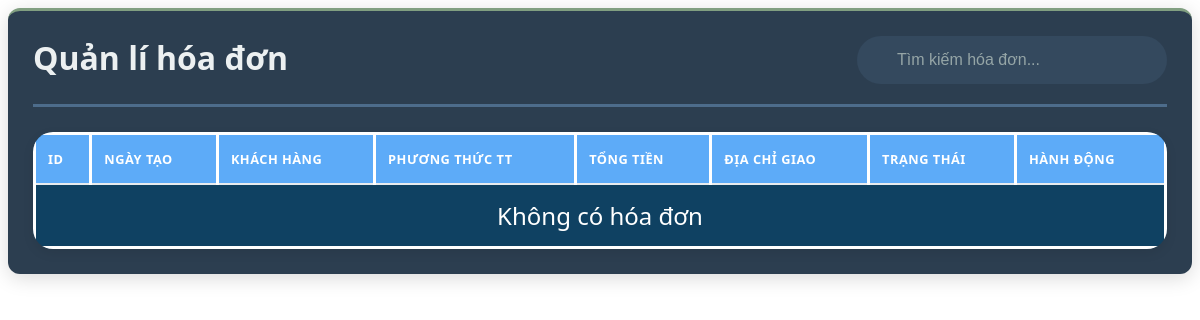
Page /admin/dashboard/dashboard_bill.php on the earlier database version.
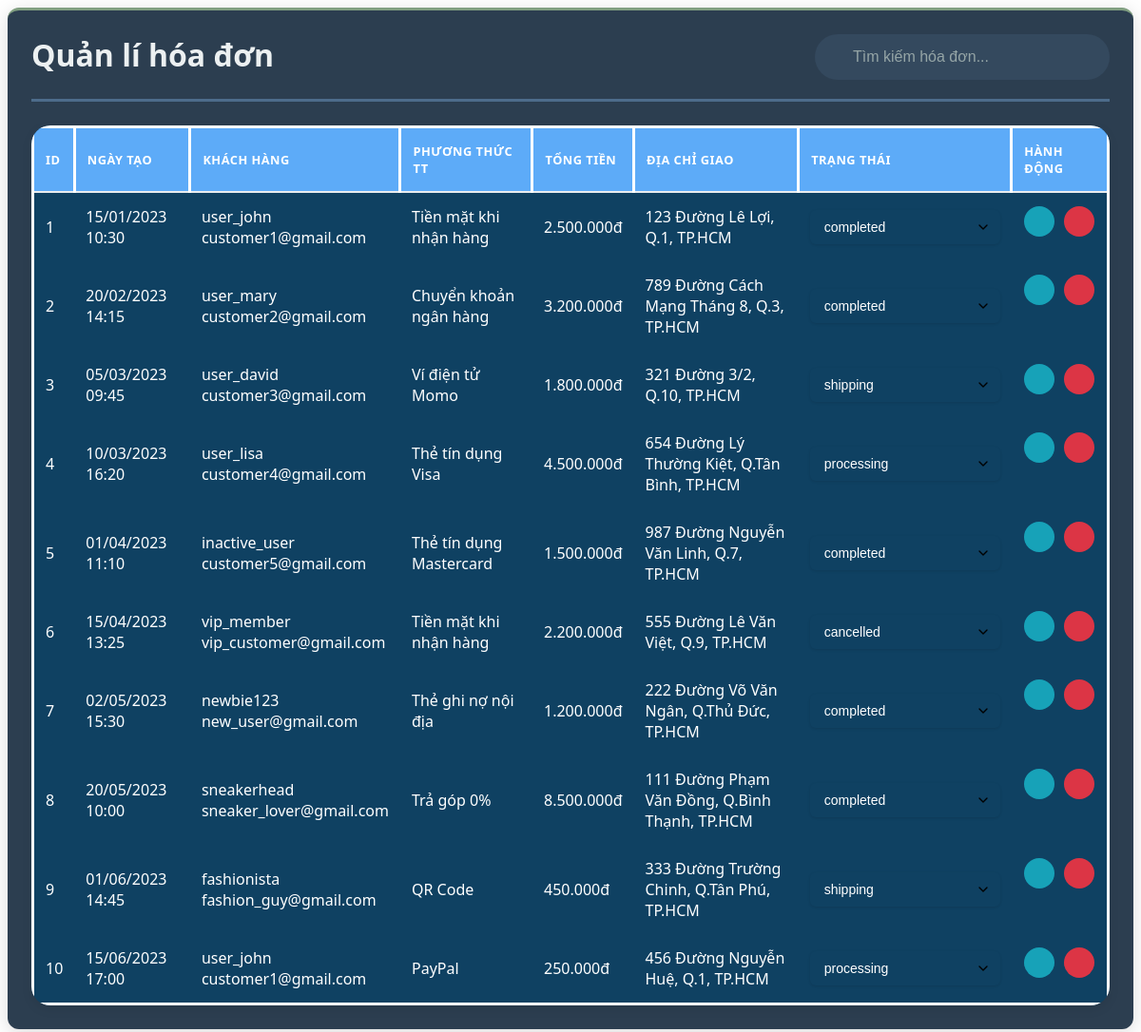
Same page on the later database version.
### tables this page shows
CREATE TABLE bill
(
  id INT NOT NULL AUTO_INCREMENT,
  status VARCHAR(20) NOT NULL DEFAULT 'pending',
  bill_date TIMESTAMP NOT NULL DEFAULT CURRENT_TIMESTAMP,
  id_user INT NOT NULL,
  id_payment_method INT NOT NULL,
  total_amount DECIMAL(12,2) NOT NULL,
  shipping_address TEXT NOT NULL,
  created_at TIMESTAMP DEFAULT CURRENT_TIMESTAMP,
  updated_at TIMESTAMP DEFAULT CURRENT_TIMESTAMP ON UPDATE CURRENT_TIMESTAMP,
  PRIMARY KEY (id),
  FOREIGN KEY (id_user) REFERENCES users(id) ON DELETE CASCADE,
  FOREIGN KEY (id_payment_method) REFERENCES payment_method(id)
);

CREATE TABLE users
(
  id INT NOT NULL AUTO_INCREMENT,
  email VARCHAR(100) NOT NULL,
  password VARCHAR(255) NOT NULL,
  status char(10) NOT NULL DEFAULT 'UNLOCK',
  username VARCHAR(50) NOT NULL,
  created_at TIMESTAMP DEFAULT CURRENT_TIMESTAMP,
  updated_at TIMESTAMP DEFAULT CURRENT_TIMESTAMP ON UPDATE CURRENT_TIMESTAMP,
  PRIMARY KEY (id),
  UNIQUE (email),
  UNIQUE (username)
);

CREATE TABLE payment_method
(
  id INT NOT NULL AUTO_INCREMENT,
  name VARCHAR(50) NOT NULL,
  is_active BOOLEAN DEFAULT TRUE,
  created_at TIMESTAMP DEFAULT CURRENT_TIMESTAMP,
  updated_at TIMESTAMP DEFAULT CURRENT_TIMESTAMP ON UPDATE CURRENT_TIMESTAMP,
  PRIMARY KEY (id),
  UNIQUE (name)
);

### database/database_sever.php (called while the page is built, shortened)
<?php
    class database_sever{
        private $host = 'localhost';
        private $username = 'root';
        private $password = '';
        public $conn = null;
        public function __construct($db_name="bangiay"){
            $this->db_name = $db_name;
        try {
            $this->conn = new PDO(
                'mysql:host=' . $this->host . ';dbname=' . $this->db_name,
                $this->username,
                $this->password
            );
            $this->conn->setAttribute(PDO::ATTR_ERRMODE, PDO::ERRMODE_EXCEPTION);
            $this->conn->setAttribute(PDO::ATTR_DEFAULT_FETCH_MODE, PDO::FETCH_ASSOC);
            $this->conn->setAttribute(PDO::ATTR_EMULATE_PREPARES, false);
        } catch(PDOException $e) {
            error_log("Connection Error: " . $e->getMessage());
            throw new Exception("Database connection failed");
        }
        }
        public function view_table($string_query,$param=[]){
            try{
                $this->stmt = $this->conn->prepare($string_query);
                $this->stmt->execute($param);
                return $this->stmt->fetchAll();
            } catch(PDOException $e) {
                echo "Lỗi: " . $e->getMessage();
            }
        }
    }
?>

### dao/BillDao.php (called while the page is built, shortened)
<?php
require_once __DIR__ . '/../DTO/BillDTO.php';
require_once __DIR__ . '/../database/database_sever.php';
class BillDao {
    private $db;
    public function __construct() {
        $this->db = new database_sever();
    }
    public function view_all() {
        $sql = "SELECT * FROM bill";
        $results = $this->db->view_table($sql);
        $users = [];
        foreach ($results as $row) {
            $users[] = new BillDTO($row);
        }
        return $users;
    }
}
?>

### DTO/BillDTO.php (called while the page is built, shortened)
<?php
class BillDTO {
    public function __construct($data) {
        $this->id = $data['id'] ?? null;
        $this->status = $data['status'] ?? 'pending';
        $this->bill_date = $data['bill_date'] ?? null;
        $this->id_user = $data['id_user'] ?? null;
        $this->id_payment_method = $data['id_payment_method'] ?? null;
        $this->total_amount = $data['total_amount'] ?? 0.0;
        $this->shipping_address = $data['shipping_address'] ?? '';
    }
}?>

### dao/UserDao.php (called while the page is built, shortened)
<?php
require_once __DIR__ . '/../DTO/UserDTO.php';
require_once __DIR__ . '/../database/database_sever.php';
class UserDao {
    private $db;
    public function __construct() {
        $this->db = new database_sever();
    }
    public function get_by_id($id) {
        $sql = "SELECT * FROM users WHERE id = :id";
        $params = ['id' => $id];
        $result = $this->db->view_table($sql, $params);
        if (!empty($result)) {
            return new UserDTO($result[0]);
        }
        return null;
    }
}
?>

### DTO/UserDTO.php (called while the page is built, shortened)
<?php
class UserDTO {
    public function __construct($data) {
        $this->email = $data['email'] ?? '';
        $this->username = $data['username'] ?? '';
    }
}?>

### dao/PaymentMethodDao.php (called while the page is built, shortened)
<?php
require_once __DIR__ . '/../DTO/PaymentMethodDTO.php';
require_once __DIR__ . '/../database/database_sever.php';
class PaymentMethodDao {
    private $db;
    public function __construct() {
        $this->db = new database_sever();
    }
    public function get_by_id($id) {
        $sql = "SELECT * FROM payment_method WHERE id = :id";
        $params = ['id' => $id];
        $result = $this->db->view_table($sql, $params);
        return !empty($result) ? new PaymentMethodDTO($result[0]) : null;
    }
}
?>

### DTO/PaymentMethodDTO.php (called while the page is built, shortened)
<?php
    class PaymentMethodDTO {
        public function __construct($data) {
            $this->name = $data['name'] ?? '';
        }
    }
    ?>

### admin/dashboard/table/bill_management.php (the view, shortened to what the changed rows need)
<?php
require_once __DIR__ . "/../../../dao/BillDao.php";
require_once __DIR__ . "/../../../dao/UserDao.php";
require_once __DIR__ . "/../../../dao/PaymentMethodDao.php";
$table_bills = new BillDao();
$table_users = new UserDao();
$table_paymentmethode = new PaymentMethodDao();
$start_date = $_POST['start_date'] ?? null;
$end_date = $_POST['end_date'] ?? null;
$status = $_POST['status'] ?? '';
$creator = trim($_POST['creator'] ?? '');
$bills = $table_bills->view_all();
$filtered_bills = array_filter($bills, function ($bill) use
($start_date, $end_date, $status, $creator, $table_users) {
    $bill_time = strtotime($bill->bill_date);
    if ($start_date && $bill_time < strtotime($start_date)) return false;
    if ($end_date && $bill_time > strtotime($end_date . ' 23:59:59')) return false;
    if ($status && strtolower($bill->status) !== strtolower($status)) return false;
    if ($creator) {
        $user = $table_users->get_by_id($bill->id_user);
        if (!$user || stripos($user->username, $creator) === false) return false;
    }
    return true;
});
?>
<link rel="stylesheet" href="css/admin_style/dashboard/table_main.css">
<div class="bill-management object-management active">
    <table class="data-table">
    <thead>
        <tr>
            <th>ID</th>
            <th>Ngày tạo</th>
            <th>Khách hàng</th>
            <th>Phương thức TT</th>
            <th>Tổng tiền</th>
            <th>Địa chỉ giao</th>
            <th>Trạng thái</th>
            <th>Hành động</th>
        </tr>
    </thead>
    <tbody>
        <?php if (empty($filtered_bills)):?>
        <tr>
            <td colspan="8" style="text-align: center; font-size: 1.5em;">
                Không có hóa đơn
            </td>
        </tr>
        <?php else:?>
        <?php foreach ($filtered_bills as $bill):
            $user = $table_users->get_by_id($bill->id_user);
            $paymentMethod = $table_paymentmethode->get_by_id($bill->id_payment_method);
        ?>
            <tr data-id="<?= $bill->id ?>">
                <td><?= $bill->id ?></td>
                <td><?= date('d/m/Y H:i', strtotime($bill->bill_date)) ?></td>
                <td>
                    <?= htmlspecialchars($user->username ?? 'N/A') ?>
                    <div class="user-email"><?= htmlspecialchars($user->email ?? '') ?></div>
                </td>
                <td><?= htmlspecialchars($paymentMethod->name ?? 'N/A') ?></td>
                <td><?= number_format($bill->total_amount, 0, ',', '.') ?>đ</td>
                <td><?= htmlspecialchars($bill->shipping_address) ?></td>
                <?php
$status_order = ['processing', 'shipping', 'completed', 'cancelled'];
$current_status = strtolower($bill->status);
$current_index = array_search($current_status, $status_order);
?>
<td class="status-bill status-<?= $current_status ?>">
    <select name="objectId" class="styled-select status-select" data-object-id="<?= $bill->id ?>" data-current-index="<?= $current_index ?>">
        <?php foreach ($status_order as $index => $status_option):
            $value = 'Bill-' . $status_option;
            $selected = ($current_status === $status_option) ? 'selected' : '';
            $disabled = ($index < $current_index && $status_option !== 'cancelled') ? 'disabled' : '';
        ?>
            <option value="<?= $value ?>" <?= "$selected $disabled" ?>>
                <?= $status_option ?>
            </option>
        <?php endforeach; ?>
    </select>
</td>
                <td class='row button-update'>
                    <button class='action-btn view-btn' data-action='view-bill' data-id='<?= $bill->id ?>'>
                    </button>
                    <button class='action-btn delete-btn' data-action='delete-bill' data-id='<?= $bill->id ?>'>
                    </button>
                </td>
            </tr>
        <?php endforeach; ?>
        <?php endif;?>
    </tbody>
</table>
</div>

Differences in the rows shown:
added bill: id "1", bill_date "15/01/2023 10:30", id_user.username "user_john", id_user.email "customer1@gmail.com", id_payment_method.name "Tiền mặt khi nhận hàng", total_amount "2.500.000", shipping_address "123 Đường Lê Lợi, Q.1, TP.HCM", objectId "completed"
added bill: id "2", bill_date "20/02/2023 14:15", id_user.username "user_mary", id_user.email "customer2@gmail.com", id_payment_method.name "Chuyển khoản ngân hàng", total_amount "3.200.000", shipping_address "789 Đường Cách Mạng Tháng 8, Q.3, TP.HCM", objectId "completed"
added bill: id "3", bill_date "05/03/2023 09:45", id_user.username "user_david", id_user.email "customer3@gmail.com", id_payment_method.name "Ví điện tử Momo", total_amount "1.800.000", shipping_address "321 Đường 3/2, Q.10, TP.HCM", objectId "shipping"
added bill: id "4", bill_date "10/03/2023 16:20", id_user.username "user_lisa", id_user.email "customer4@gmail.com", id_payment_method.name "Thẻ tín dụng Visa", total_amount "4.500.000", shipping_address "654 Đường Lý Thường Kiệt, Q.Tân Bình, TP.HCM", objectId "processing"
added bill: id "5", bill_date "01/04/2023 11:10", id_user.username "inactive_user", id_user.email "customer5@gmail.com", id_payment_method.name "Thẻ tín dụng Mastercard", total_amount "1.500.000", shipping_address "987 Đường Nguyễn Văn Linh, Q.7, TP.HCM", objectId "completed"
added bill: id "6", bill_date "15/04/2023 13:25", id_user.username "vip_member", id_user.email "vip_customer@gmail.com", id_payment_method.name "Tiền mặt khi nhận hàng", total_amount "2.200.000", shipping_address "555 Đường Lê Văn Việt, Q.9, TP.HCM", objectId "cancelled"
added bill: id "7", bill_date "02/05/2023 15:30", id_user.username "newbie123", id_user.email "new_user@gmail.com", id_payment_method.name "Thẻ ghi nợ nội địa", total_amount "1.200.000", shipping_address "222 Đường Võ Văn Ngân, Q.Thủ Đức, TP.HCM", objectId "completed"
added bill: id "8", bill_date "20/05/2023 10:00", id_user.username "sneakerhead", id_user.email "sneaker_lover@gmail.com", id_payment_method.name "Trả góp 0%", total_amount "8.500.000", shipping_address "111 Đường Phạm Văn Đồng, Q.Bình Thạnh, TP.HCM", objectId "completed"
added bill: id "9", bill_date "01/06/2023 14:45", id_user.username "fashionista", id_user.email "fashion_guy@gmail.com", id_payment_method.name "QR Code", total_amount "450.000", shipping_address "333 Đường Trường Chinh, Q.Tân Phú, TP.HCM", objectId "shipping"
added bill: id "10", bill_date "15/06/2023 17:00", id_user.username "user_john", id_user.email "customer1@gmail.com", id_payment_method.name "PayPal", total_amount "250.000", shipping_address "456 Đường Nguyễn Huệ, Q.1, TP.HCM", objectId "processing"
Other differences:
text no longer shown: "Không có hóa đơn"
